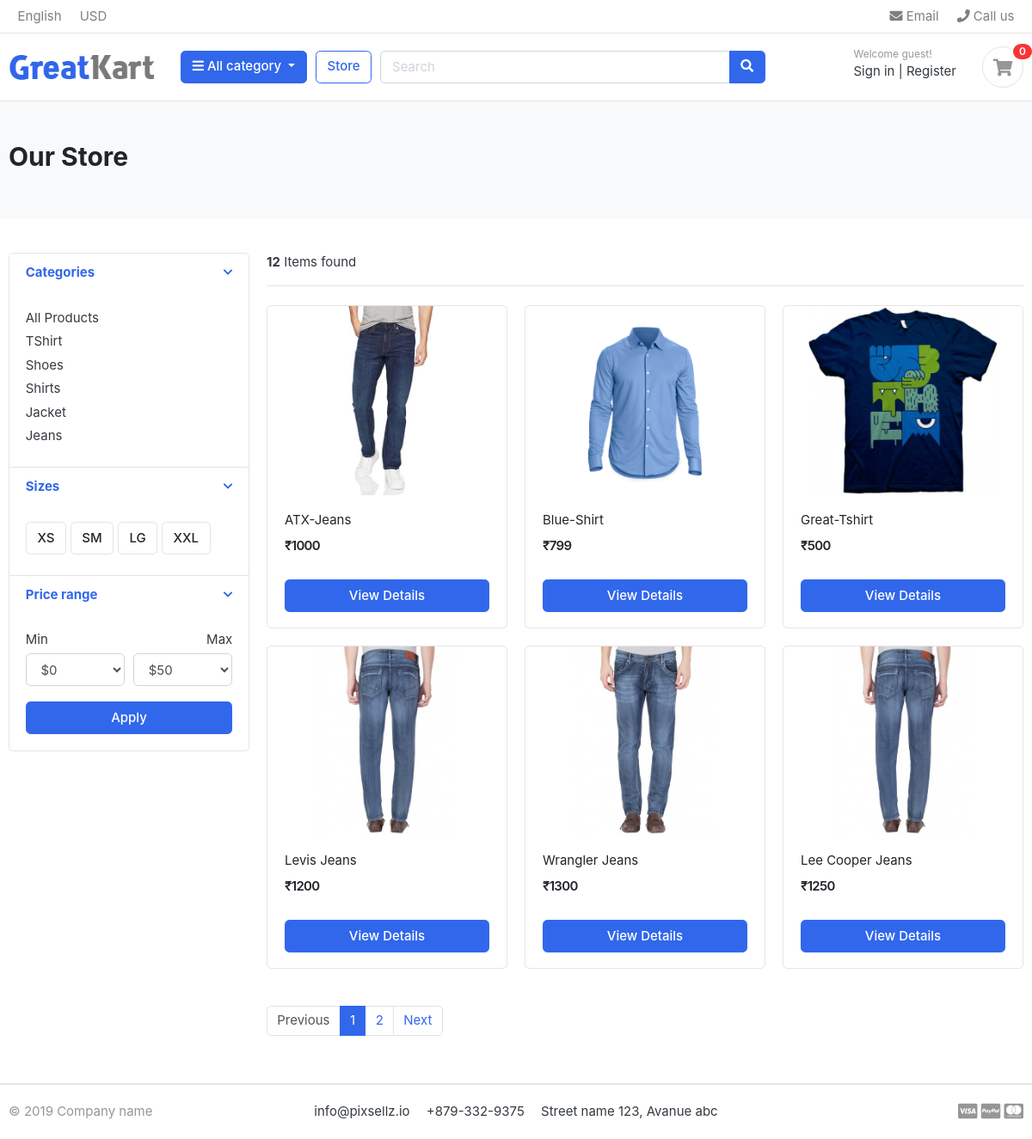
/store/, run on the app's committed database.
### category/models.py (models this page shows, shortened)
class Category(models.Model):
    category_name = models.CharField(max_length=100, unique=True)
    slug = models.SlugField(max_length=100, unique=True)
    description = models.TextField(max_length=500, blank=True)
    cat_image = models.ImageField(upload_to='photos/categories', blank=True)
    class Meta:
        db_table = ''
        managed = True
        verbose_name = 'category'
        verbose_name_plural = 'categories'
    def get_url(self):
        return reverse('products_by_category', args=[self.slug])        # products_by_category is from store.urls

### store/models.py (models this page shows, shortened)
class Product(models.Model):
    product_name  = models.CharField(max_length=200, unique=True)
    slug          = models.SlugField(max_length=200, unique=True)
    description   = models.TextField(max_length=500, blank=True)
    price         = models.IntegerField()
    images        = models.ImageField(upload_to='photos/products')
    stock         = models.IntegerField()
    is_available  = models.BooleanField(default=True)
    category      = models.ForeignKey(Category, on_delete=models.CASCADE)    # models.CASCADE is used to delete the product-
    created_date  = models.DateTimeField(auto_now_add=True)
    modified_date = models.DateTimeField(auto_now=True)
    def get_url(self):
        return reverse('product_detail', args=[self.category.slug, self.slug])

### store/views.py (the view)
# urls.py: path('store/', include('store.urls')),
def store(request, category_slug=None):     # None is set to avoid getting error while loading the store page without slug
    if category_slug != None:
        categories = get_object_or_404(Category, slug=category_slug)
        products = Product.objects.filter(category=categories, is_available=True)
        paginator = Paginator(products, 2)
        page = request.GET.get('page')
        paged_products = paginator.get_page(page)
        product_count = products.count()
    else:
        products = Product.objects.all().filter(is_available=True)
        paginator = Paginator(products, 6)
        page = request.GET.get('page')
        paged_products = paginator.get_page(page)
        product_count = products.count()
    context = {
        'products': paged_products,
        'count': product_count
    }
    return render(request, 'store/store.html', context)

### carts/context_processors.py (called while the page is built)
def counter(request):
    cart_count = 0
    try:
        cart = Cart.objects.filter(cart_id=_cart_id(request))
        cart_items = Cart_item.objects.all().filter(cart=cart[:1])
        for item in cart_items:
            cart_count += item.quantity
    except Cart.DoesNotExist:
        cart_count = 0
    return dict(cart_count=cart_count)

### carts/views.py (called while the page is built)
def _cart_id(request):
    cart = request.session.session_key
    if not cart:
        cart = request.session.create()
    return cart

### category/context_processors.py (called while the page is built)
def menu_links(request):
    links = Category.objects.all()
    return dict(links=links)

### templates/store/store.html (shortened to what this page needs)
{% extends "base.html" %}
{% load static %}
{% block content %}
<section class="section-pagetop bg">
    <div class="container">
        <h2 class="title-page">Our Store</h2>
    </div>
    </section>
    <section class="section-content padding-y">
    <div class="container">
    <div class="row">
        <aside class="col-md-3">
    <div class="card">
        <article class="filter-group">
            <header class="card-header">
                <a href="#" data-toggle="collapse" data-target="#collapse_1" aria-expanded="true" class="">
                    <i class="icon-control fa fa-chevron-down"></i>
                    <h6 class="title">Categories</h6>
                </a>
            </header>
            <div class="filter-content collapse show" id="collapse_1" style="">
                <div class="card-body">
                    <ul class="list-menu">
                        <li><a href="{% url 'store' %}">All Products </a></li>
                    {% for category in links %}
                        <li><a href="{{category.get_url}}">{{category.category_name}}  </a></li>
                    {% endfor %}
                    </ul>
                </div>
            </div>
        </article>
        <article class="filter-group">
            <header class="card-header">
                <a href="#" data-toggle="collapse" data-target="#collapse_4" aria-expanded="true" class="">
                    <i class="icon-control fa fa-chevron-down"></i>
                    <h6 class="title">Sizes </h6>
                </a>
            </header>
            <div class="filter-content collapse show" id="collapse_4" style="">
                <div class="card-body">
                  <label class="checkbox-btn">
                    <span class="btn btn-light"> XS </span>
                  </label>
                  <label class="checkbox-btn">
                    <span class="btn btn-light"> SM </span>
                  </label>
                  <label class="checkbox-btn">
                    <span class="btn btn-light"> LG </span>
                  </label>
                  <label class="checkbox-btn">
                    <span class="btn btn-light"> XXL </span>
                  </label>
            </div>
            </div>
        </article>
        <article class="filter-group">
            <header class="card-header">
                <a href="#" data-toggle="collapse" data-target="#collapse_3" aria-expanded="true" class="">
                    <i class="icon-control fa fa-chevron-down"></i>
                    <h6 class="title">Price range </h6>
                </a>
            </header>
            <div class="filter-content collapse show" id="collapse_3" style="">
                <div class="card-body">
                    <div class="form-row">
                    <div class="form-group col-md-6">
                      <label>Min</label>
                          <select class="mr-2 form-control">
                            <option value="0">$0</option>
                        </select>
                    </div>
                    <div class="form-group text-right col-md-6">
                      <label>Max</label>
                          <select class="mr-2 form-control">
                            <option value="50">$50</option>
                        </select>
                    </div>
                    </div>
                    <button class="btn btn-block btn-primary">Apply</button>
                </div>
            </div>
        </article>
    </div>
        </aside>
        <main class="col-md-9">
    <header class="border-bottom mb-4 pb-3">
            <div class="form-inline">
                <span class="mr-md-auto"><b>{{count}}</b> Items found </span>
            </div>
    </header>
    <div class="row">
        {% if products %}
        {% for product in products %}
        <div class="col-md-4">
            <figure class="card card-product-grid">
                <div class="img-wrap">
                    <a href="{{product.get_url}}"><img src="{{product.images.url}}"></a>
                </div>
                <figcaption class="info-wrap">
                    <div class="fix-height">
                        <a href="{{product.get_url}}" class="title">{{product.product_name}}</a>
                        <div class="price-wrap mt-2">
                            <span class="price">₹{{product.price}}</span>
                        </div>
                    </div>
                    <a href="{{product.get_url}}" class="btn btn-block btn-primary">View Details </a>
                </figcaption>
            </figure>
        </div>
        {% endfor %}
        {% else %}
        <div class="container">
            <h2 class="text-center">No Result Found!</h2>
        </div>
        {% endif %}
    </div>
    <nav class="mt-4" aria-label="Page navigation sample">
    {% if products.has_other_pages %}
      <ul class="pagination">
        {% if products.has_previous %}
            <li class="page-item"><a class="page-link" href="?page={{products.previous_page_number}}">Previous</a></li>
        {% else %}
            <li class="page-item disabled"><a class="page-link" href="">Previous</a></li>
        {% endif %}
        {% for i in products.paginator.page_range %}
            {% if products.number == i %}
                <li class="page-item active"><a class="page-link" href="#">{{i}}</a></li>
            {% else %}
                <li class="page-item"><a class="page-link" href="?page={{i}}">{{i}}</a></li>
            {% endif %}
        {% endfor %}
        {% if products.has_next %}
            <li class="page-item"><a class="page-link" href="?page={{products.next_page_number}}">Next</a></li>
        {% else %}
            <li class="page-item disabled"><a class="page-link" href="#">Next</a></li>
        {% endif %}
      </ul>
    {% endif %}
    </nav>
        </main>
    </div>
    </div>
</section>
{% endblock content %}

### templates/base.html (shortened to what this page needs)
{% load static %}
<!DOCTYPE HTML>
<html lang="en">
<head>
<link href="{% static 'css/bootstrap.css' %}" rel="stylesheet" type="text/css"/>
<link href="{% static 'fonts/fontawesome/css/all.min.css' %}" type="text/css" rel="stylesheet">
<link href="{% static 'css/ui.css' %}" rel="stylesheet" type="text/css"/>
<link href="{% static 'css/responsive.css' %}" rel="stylesheet" media="only screen and (max-width: 1200px)" />
</head>
<body>
<header class="section-header">
<nav class="navbar p-md-0 navbar-expand-sm navbar-light border-bottom">
<div class="container">
  <div class="collapse navbar-collapse" id="navbarTop4">
    <ul class="navbar-nav mr-auto">
    	<li class="nav-item dropdown">
		 	<a href="#" class="nav-link">   English </a>
		</li>
		<li class="nav-item dropdown">
			<a href="#" class="nav-link"> USD </a>
		</li>
    </ul>
    <ul class="navbar-nav">
		<li><a href="#" class="nav-link"> <i class="fa fa-envelope"></i> Email </a></li>
		<li><a href="#" class="nav-link"> <i class="fa fa-phone"></i> Call us </a></li>
	</ul>
  </div>
</div>
</nav>
<section class="header-main border-bottom">
	<div class="container">
<div class="row align-items-center">
	<div class="col-lg-2 col-md-3 col-6">
		<a href="{% url 'home' %}" class="brand-wrap">
			<img class="logo" src="{% static './images/logo.png' %}">
		</a>
	</div>
	<div class="col-lg col-sm col-md col-6 flex-grow-0">
		<div class="category-wrap dropdown d-inline-block float-right">
			<button type="button" class="btn btn-primary dropdown-toggle" data-toggle="dropdown">
				<i class="fa fa-bars"></i> All category
			</button>
		</div>
	</div>
	<a href="{% url 'store' %}" class="btn btn-outline-primary">Store</a>
	<div class="col-lg  col-md-6 col-sm-12 col">
		<form action="{% url 'search' %}" class="search" method="GET">
			<div class="input-group w-100">
			    <input type="text" class="form-control" style="width:60%;" placeholder="Search" name="keyword">
			    <div class="input-group-append">
			      <button class="btn btn-primary" type="submit">
			        <i class="fa fa-search"></i>
			      </button>
			    </div>
		    </div>
		</form>
	</div>
	<div class="col-lg-3 col-sm-6 col-8 order-2 order-lg-3">
				<div class="d-flex justify-content-end mb-3 mb-lg-0">
					{% if user.id is None %}
					<div class="widget-header">
						<small class="title text-muted">Welcome guest!</small>
						<div>
							<a href="{% url 'login' %}">Sign in</a> <span class="dark-transp"> | </span>
							<a href="{% url 'register' %}"> Register</a>
						</div>
					</div>
					{% endif %}
					<a href="{% url 'cart' %}" class="widget-header pl-3 ml-3">
						<div class="icon icon-sm rounded-circle border"><i class="fa fa-shopping-cart"></i></div>
						<span class="badge badge-pill badge-danger notify">{{cart_count}}</span>
					</a>
				</div>
			</div>
</div>
	</div>
</section>
</header>
{% block content %}
{% endblock content %}
<footer class="section-footer border-top">
	<div class="container">
		<section class="footer-bottom border-top row">
			<div class="col-md-2">
				<p class="text-muted"> &copy 2019 Company name </p>
			</div>
			<div class="col-md-8 text-md-center">
				<span  class="px-2">info@pixsellz.io</span>
				<span  class="px-2">+879-332-9375</span>
				<span  class="px-2">Street name 123, Avanue abc</span>
			</div>
			<div class="col-md-2 text-md-right text-muted">
				<i class="fab fa-lg fa-cc-visa"></i>
				<i class="fab fa-lg fa-cc-paypal"></i>
				<i class="fab fa-lg fa-cc-mastercard"></i>
			</div>
		</section>
	</div>
</footer>
</body>
</html>

### static/css/ui.css (style rules this page uses)
html { font-family: "Inter", sans-serif; font-size: 15px; }
.img-wrap { text-align: center; display: block; }
.img-wrap img { max-width: 100%; }
.price-wrap { letter-spacing: -0.7px; }
.icon-xs, .icon-sm, .icon-md, .icon-lg { display: inline-block; text-align: center; flex-shrink: 0; flex-grow: 0; }
.icon-sm { width: 48px; height: 48px; line-height: 48px !important; font-size: 20px; }
.padding-y { padding-top: 40px; padding-bottom: 40px; }
figure { margin-bottom: 0; }
article:after, .form-group:after { display: block; clear: both; content: ""; }
.bg { background-color: #f8f9fa; }
.title-page { color: #212529; }
p:last-child { margin-bottom: 0; }
.header-main { position: relative; padding-top: 1rem; padding-bottom: 1rem; }
.brand-wrap .logo, .navbar-brand .logo { margin-right: 7px; max-height: 42px; display: inline-block; }
.widget-header { display: inline-block; vertical-align: middle; position: relative; }
.widget-header a { color: #343a40; }
.widget-header i { color: #969696; }
.widget-header .title { display: block; }
.widget-header .notify { position: absolute; top: -3px; right: -10px; }
.footer-bottom { padding-top: 20px; padding-bottom: 20px; }
.btn-light { background-color: #fff; border-color: #e4e4e4; }
[class*=list-] li:after { visibility: hidden; display: block; content: ""; overflow: hidden; height: 0; clear: both; }
.list-menu { list-style: none; margin: 0; padding-left: 0; }
.list-menu li { margin-bottom: 5px; }
.list-menu a { color: #343a40; }
[class*=card-product] a.title { color: #212529; display: block; }
[class*=card-product] .img-wrap { overflow: hidden; position: relative; }
[class*=card-product] .img-wrap img { height: 100%; max-width: 100%; width: auto; display: inline-block; -o-object-fit: cover; object-fit: cover; }
.card-product-grid { margin-bottom: 20px; }
.card-product-grid .img-wrap { border-radius: 0.2rem 0.2rem 0 0; height: 220px; }
.card-product-grid .info-wrap { overflow: hidden; padding: 18px 20px; }
.card-product-grid .fix-height { height: 80px; overflow: hidden; }
.card .img-wrap { overflow: hidden; }
.notify { position: absolute; top: -4px; right: -10px; display: inline-block; padding: 0.25em 0.6em; font-size: 12px; line-height: 1; text-align: center; border-radius: 3rem; color: #fff; background-color: #fa3434; }
.price { font-weight: 600; color: #212529; }
.icon-control { margin-top: 5px; float: right; font-size: 80%; }
.card-header .title { margin-bottom: 0; line-height: 1.5; }
.filter-group { border-bottom: 1px solid #e4e4e4; }
.filter-group .card-header { border-bottom: 0; }
.filter-group:last-child { border-bottom: 0; }
.checkbox-btn { position: relative; }
.section-pagetop { padding: 45px 0; }

### data on the page
Category: category_name "TShirt"
Category: category_name "Shoes"
Category: category_name "Shirts"
Category: category_name "Jacket"
Category: category_name "Jeans"
Product: images (picture), product_name "ATX-Jeans", price "1000"
Product: images (picture), product_name "Blue-Shirt", price "799"
Product: images (picture), product_name "Great-Tshirt", price "500"
Product: images (picture), product_name "Levis Jeans", price "1200"
Product: images (picture), product_name "Wrangler Jeans", price "1300"
Product: images (picture), product_name "Lee Cooper Jeans", price "1250"

### other printed values
{{ cart_count }} "0"
{{ count }} "12"
{{ i }} "1"
{{ i }} "2"
